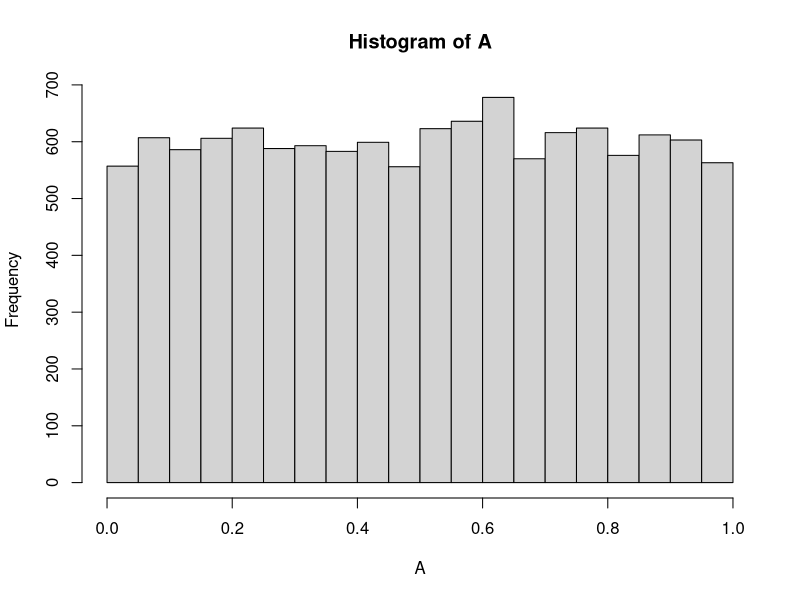
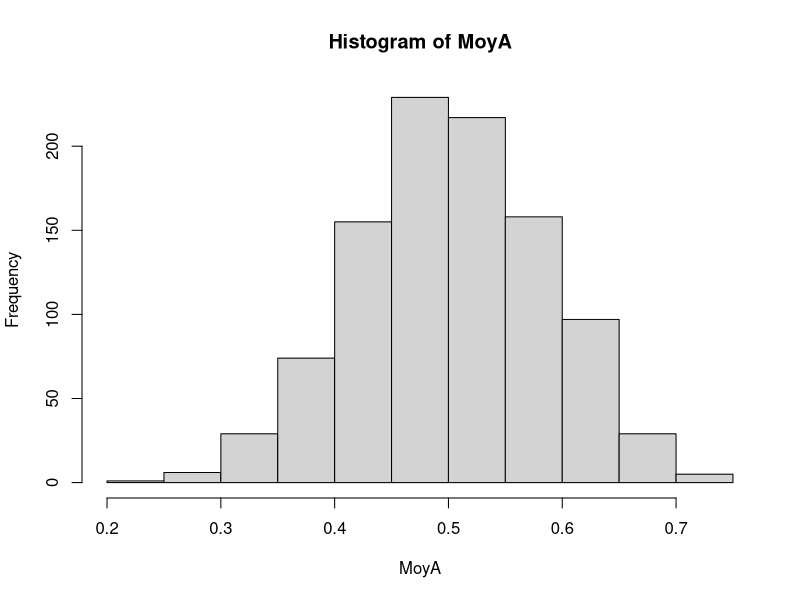
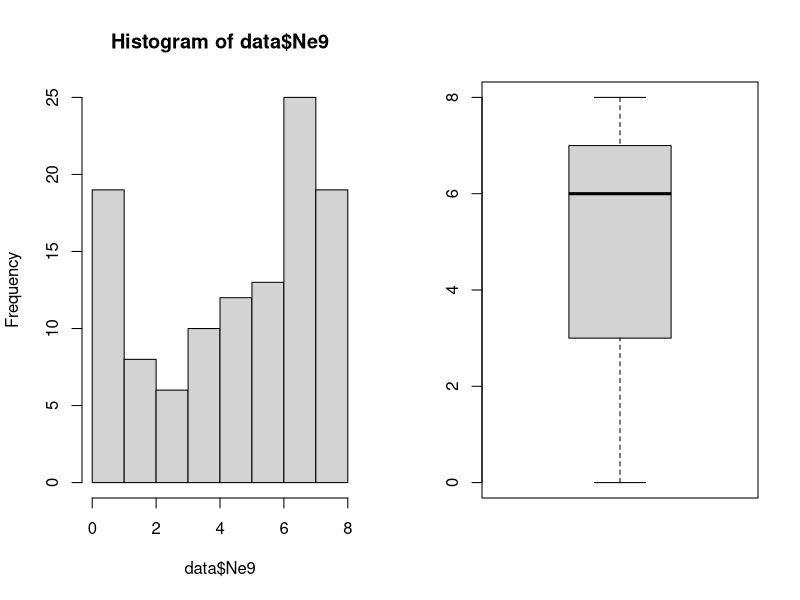
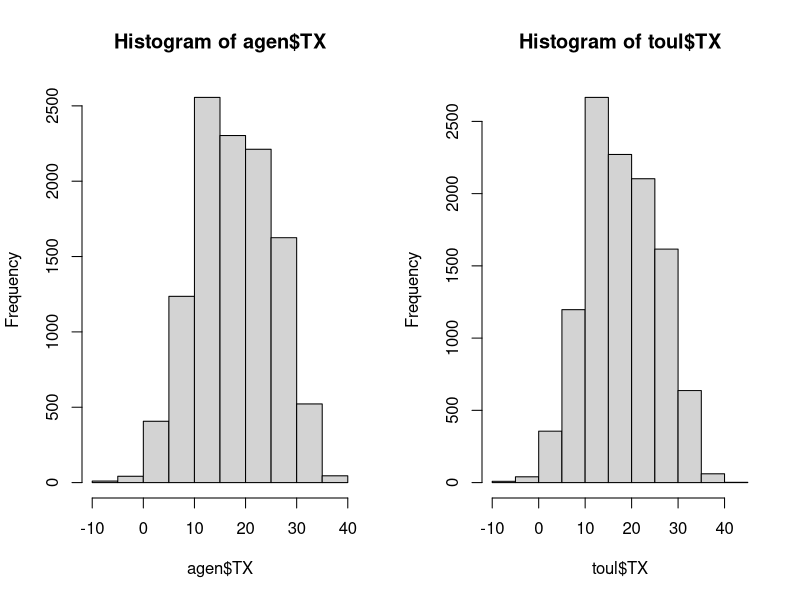
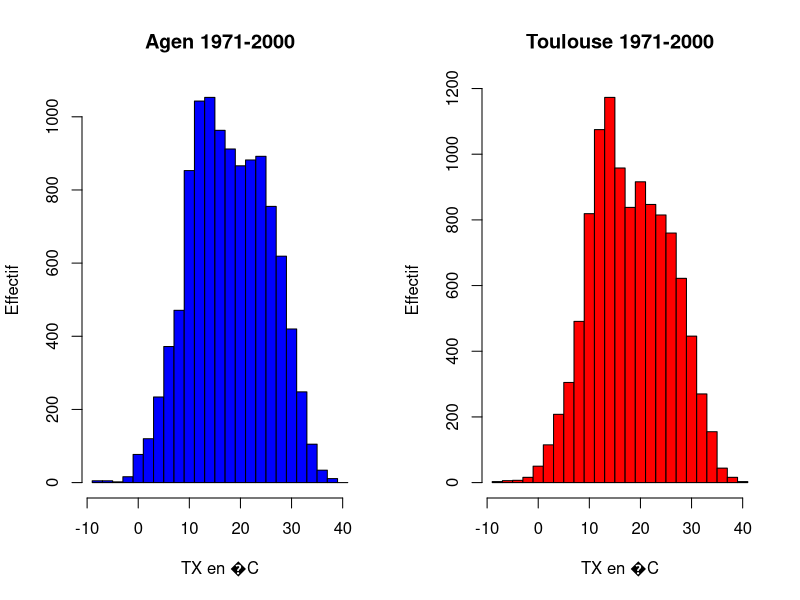
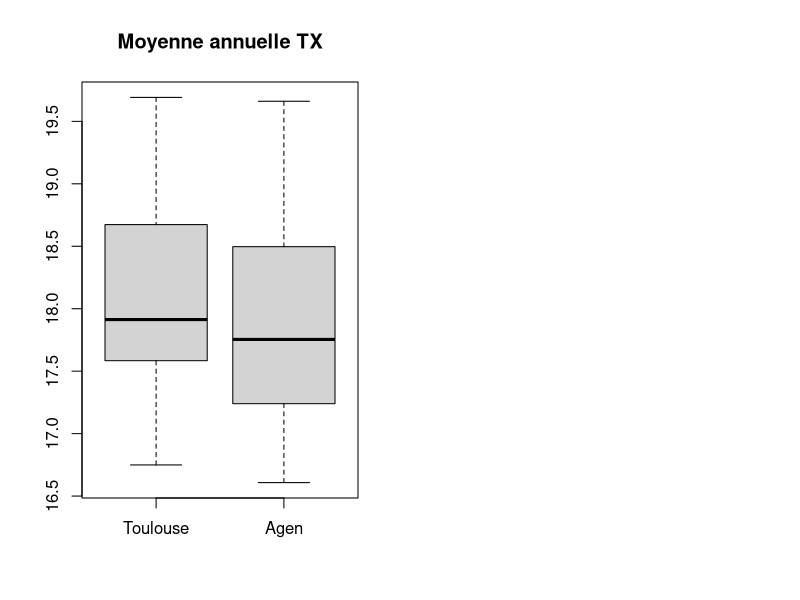

Write the R code that produced these figures, in order.

##ex1
an=1880:2024
an[an%%4==0 & an%%100!=0 | an%%400==0]


##2##
A=matrix(runif(120000,0,1),nrow=12,ncol=1000)
hist(A) 
#L'histogramme des données AA montre une distribution 
#uniforme. Cela signifie que chaque valeur entre 0 et 1 
#a une probabilité à peu près égale d'être choisie.
MoyA=apply(A,2,mean) 
hist(MoyA) 
#L'histogramme des moyennes MoyAMoyA montre
# une distribution qui est approximativement normale.
#Ce qui prouve le theoreme de central limite :  la distribution 
#des moyennes d'échantillons tend vers une distribution normale

##EX3
data(iris)
summary(iris)
iris2 = iris[iris$Species=="versicolor",]
iris2[order(iris2$Sepal.Length,decreasing=TRUE),]

##EX4
data=read.table(file="ozone.txt",header=T)

#getwd()
#list.files()
#setwd("C:/Users/marou/OneDrive/Bureau/statistique/tp1")
summary(data)
data[data$T15>30,]$maxO3
data2 = data[data$pluie=="Sec",]
data2[order(data2$T12,decreasing=TRUE),]


par(mfrow=c(1,2))
hist(data$Ne9) ; boxplot(data$Ne9) 

#Médiane :
#La ligne épaisse dans la boîte représente la médiane de la variable Ne9.
#Cela indique que 50% des données se trouvent au-dessus de cette valeur et 50% en dessous.

#Quartiles :

 #   Les bords de la boîte représentent le premier quartile (Q1) et le troisième quartile (Q3).
  #  Q1 (25ème percentile) est la valeur en dessous de laquelle 25% des données se trouvent.
   # Q3 (75ème percentile) est la valeur en dessous de laquelle 75% des données se trouvent.

#Étendue Interquartile (IQR) :

 #   L'IQR est la distance entre Q1 et Q3. C'est une mesure de la dispersion des données.
  #  Dans ce cas, l'IQR est relativement large, ce qui indique une grande variabilité dans les données.

#Moustaches et Outliers :

 #   Les moustaches s'étendent jusqu'aux valeurs minimum et maximum qui ne sont pas considérées comme des outliers.
  #  Les valeurs en dehors des moustaches sont des outliers, mais il n'y en a pas dans ce cas spécifique.

#Symétrie et Distribution :

 #   La boîte à moustaches montre que les données de Ne9 sont quelque peu asymétriques, avec une légère tendance à se regrouper vers les valeurs supérieures (6 et 8).
  #  La médiane est plus proche du quartile supérieur, suggérant une légère asymétrie.


#Les Différents Déciles

 #   1er décile (D1) : 10% des données sont en dessous de cette valeur.
  #  2ème décile (D2) : 20% des données sont en dessous de cette valeur.
  #  3ème décile (D3) : 30% des données sont en dessous de cette valeur.
 ##   4ème décile (D4) : 40% des données sont en dessous de cette valeur.
   # 5ème décile (D5) : 50% des données sont en dessous de cette valeur (aussi appelé la médiane).
    #6ème décile (D6) : 60% des données sont en dessous de cette valeur.
   # 7ème décile (D7) : 70% des données sont en dessous de cette valeur.
   # 8ème décile (D8) : 80% des données sont en dessous de cette valeur.
   # 9ème décile (D9) : 90% des données sont en dessous de cette valeur.

# Calcul des déciles

quantile(data$maxO3,probs=seq(0.1,0.9,0.1))

##EX5

data=read.table("CLIM.txt",sep=";",dec=",",header=T)

dim(data)

names(data)
head(data) ; tail(data)
summary(data)

#2
data$AN=as.numeric(substr(data$DATE,1,4))
data$MOIS=as.numeric(substr(data$DATE,5,6))

#3)
agen=subset(data,POSTE==47091001)
toul=data[data$POSTE==31069001,]  

#4)
agen[agen$TX==max(agen$TX),c("DATE","TX")]
#19820708  
# 38.8

toul[toul$TX==max(toul$TX),c("DATE","TX")]
#19820708
#40.2

#5)
par(mfrow=c(1,2))
hist(agen$TX) ; hist(toul$TX)

xx=seq(-9,41,2)
hist(agen$TX,main="Agen 1971-2000",xlab="TX en �C",ylab="Effectif", breaks=xx, col="blue")
hist(toul$TX,main="Toulouse 1971-2000",xlab="TX en �C",ylab="Effectif", breaks=xx, col="red") 

#6)
matrice=function(nom,num) {
    n=max(nom$AN)-min(nom$AN)+1
    tab=matrix(nrow=n,ncol=13)
    for(i in 1:n) {
        yy=min(nom$AN)+i-1
            for(j in 1:12) {
                tab[i,j]=mean(nom[(nom$AN==yy)&(nom$MOIS==j),num])
            }
        tab[i,13]=mean(nom[nom$AN==yy,num])
    }
    return(tab)
}

#7)
toulTX=matrice(toul,5)
max(toulTX[,-13]) #31.09677
max(toulTX[,13]) #19.69178

agenTX=matrice(agen,5)
max(agenTX[,-13]) #30.66452
max(agenTX[,13]) #19.66082

#8)
boxplot(toulTX[,13],agenTX[,13],names=c("Toulouse","Agen"),main="Moyenne annuelle TX")



